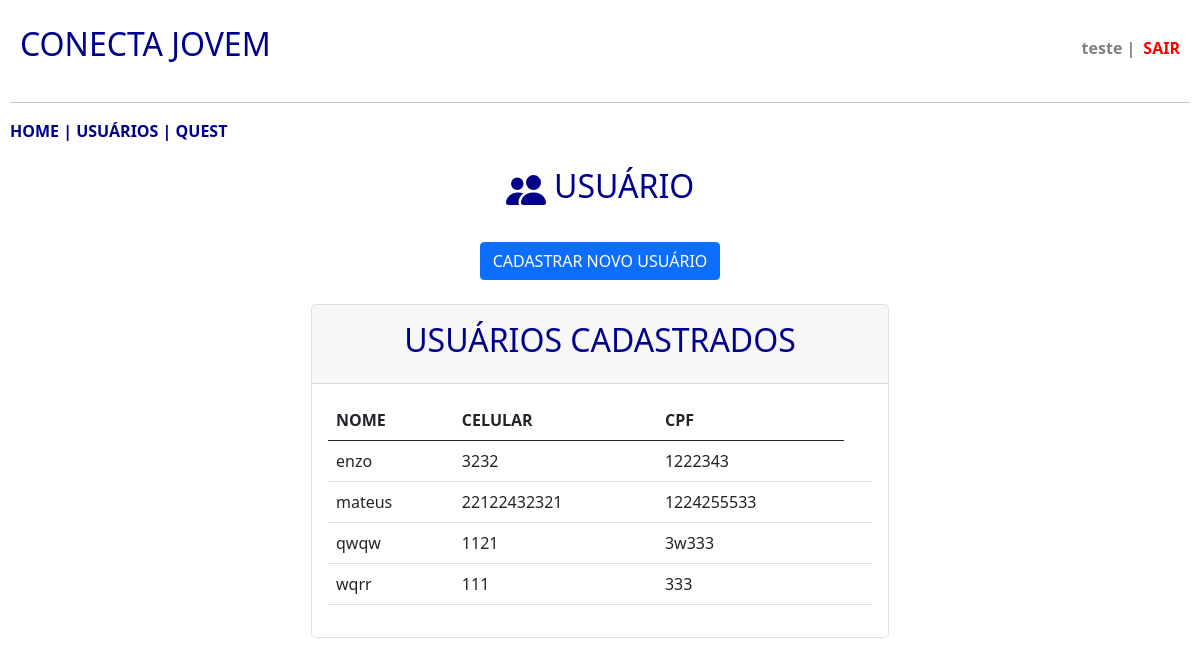
Screenshot of /conecta/conecta/usu.php (signed in) with the database file from the repository.
### tables this page shows
CREATE TABLE `moreta` (
  `id` int(11) NOT NULL,
  `nome` varchar(200) NOT NULL,
  `celular` varchar(15) NOT NULL,
  `cpf` varchar(20) NOT NULL
);

### conecta/conecta/usu.php (the view, shortened to what this page needs)
<?php
    include 'conecta.php';
?>
<!DOCTYPE html>
<html lang="pt-br">
    <head>
        <link href="https://cdn.jsdelivr.net/npm/bootstrap@5.0.2/dist/css/bootstrap.min.css" rel="stylesheet">
    </head>
    <body>
        <header class="main-header">
            <h2>CONECTA JOVEM</h2>
            <div class="user-info">
                <?php
                    if (!empty($_SESSION["user"])) {
                        $usuario = $_SESSION["user"];
                        echo "<span class='username'>".htmlspecialchars($usuario)." | </span><a class='logout-link' href='sair.php'>SAIR</a>";
                    }
                ?>
            </div>
        </header>
        <hr>
        <nav>
            <?php
                include 'menu.php';
            ?>
        </nav>
        <br>
        <center><h2>&nbsp;USUÁRIO</h2></center>
        <br>
        <center><button type="button" class="btn btn-primary" data-bs-toggle="modal" data-bs-target="#exampleModal">
            CADASTRAR NOVO USUÁRIO
        </button></center>
        <br>
        <div class="row justify-content-center row-cols-1 row-cols-md-2 mb-3 text-center">
            <div class="col">
                <div class="card mb-4 rounded-3 shadow-sw">
                    <div class="card-header py-3">
                        <h2>USUÁRIOS CADASTRADOS</h2>
                    </div>
                    <div class="card-body text-start">
                        <table class="table table-hover">
                            <thead>
                                <tr>
                                    <th scope="col">NOME</th>
                                    <th scope="col">CELULAR</th>
                                    <th scope="col">CPF</th>
                                </tr>
                            </thead>
                            <tbody>
                                <tr>
                                    <?php
                                        $pesquisa = mysqli_query($conn, "SELECT * FROM moreta ORDER BY nome");
                                        $row = mysqli_num_rows($pesquisa);
                                        if ($row > 0) {
                                            while ($registro = $pesquisa -> fetch_array()) {
                                                $nome = $registro['nome'];
                                                $celular = $registro['celular'];
                                                $cpf = $registro['cpf'];
                                                echo '<td>'.$nome.'</td>';
                                                echo '<td>'.$celular.'</td>';
                                                echo '<td>'.$cpf.'</td>';
                                                echo '<td><a
                                                <path d="M15.502 1.94a.5.5 0 0 1 0 .706L14.459 3.69l-2-2L13.502.646a.5.5 0 0 1 .707 0l1.293 1.293zm-1.75 2.456-2-2L4.939 9.21a.5.5 0 0 0-.121.196l-.805 2.414a.25.25 0 0 0 .316.316l2.414-.805a.5.5 0 0 0 .196-.12l6.813-6.814z"/>
                                                <path fill-rule="evenodd" d="M1 13.5A1.5 1.5 0 0 0 2.5 15h11a1.5 1.5 0 0 0 1.5-1.5v-6a.5.5 0 0 0-1 0v6a.5.5 0 0 1-.5.5h-11a.5.5 0 0 1-.5-.5v-11a.5.5 0 0 1 .5-.5H9a.5.5 0 0 0 0-1H2.5A1.5 1.5 0 0 0 1 2.5z"/>
                                                <path d="M5.5 5.5A.5.5 0 0 1 6 6v6a.5.5 0 0 1-1 0V6a.5.5 0 0 1 .5-.5m2.5 0a.5.5 0 0 1 .5.5v6a.5.5 0 0 1-1 0V6a.5.5 0 0 1 .5-.5m3 .5a.5.5 0 0 0-1 0v6a.5.5 0 0 0 1 0z"/>
                                                <path d="M14.5 3a1 1 0 0 1-1 1H13v9a2 2 0 0 1-2 2H5a2 2 0 0 1-2-2V4h-.5a1 1 0 0 1-1-1V2a1 1 0 0 1 1-1H6a1 1 0 0 1 1-1h2a1 1 0 0 1 1 1h3.5a1 1 0 0 1 1 1zM4.118 4 4 4.059V13a1 1 0 0 0 1 1h6a1 1 0 0 0 1-1V4.059L11.882 4zM2.5 3h11V2h-11z"/>
                                                </svg></a></td>';
                                                echo '</tr>';
                                            }
                                        } else {
                                            echo "NÃO HÁ USUÁRIOS CADASTRADOS!";
                                        }
                                    ?>
                            </tbody>
                        </table>
                    </div>
                </div>
            </div>
        </div>
    </body>
</html>

### conecta/conecta/usu.php (style rules this page uses)
body { padding: 5px; margin: 5px; }
h2 { color: #00008B; }
.main-header { display: flex; justify-content: space-between; align-items: center; padding: 15px 10px; }
.user-info { display: flex; align-items: center; gap: 8px; color: gray; }
.username { font-weight: bold; }
.logout-link { color: red; font-weight: bold; text-decoration: none; }

### rows the page displays
moreta: nome "enzo", celular "3232", cpf "1222343"
moreta: nome "mateus", celular "22122432321", cpf "1224255533"
moreta: nome "qwqw", celular "1121", cpf "3w333"
moreta: nome "wqrr", celular "111", cpf "333"

### other values shown
$usuario "teste"
